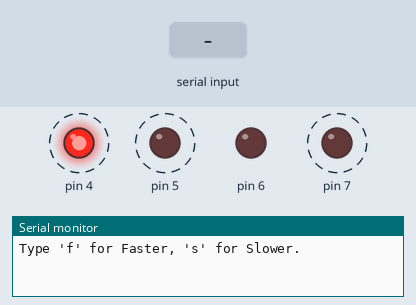
The sketch below on a simulated Arduino Uno, built with avr-gcc and run on an emulated ATmega328P. Shown: output pins drawn as LEDs (lit = HIGH), the last lines printed to the serial monitor. Dashed ring = blinking. The test bench sets the inputs (shaded band).

Above: at 0.1 s.
At 0.5 s:
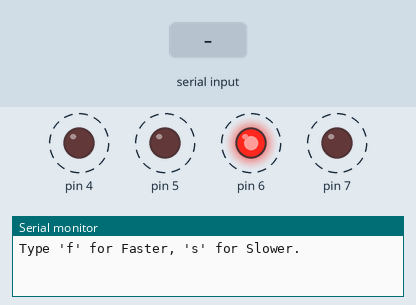
1.3 s: "f" received over Serial
At 1.82 s:
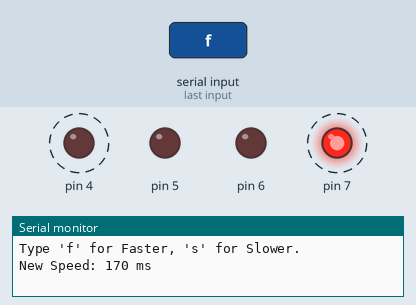
Timing chart, 0 to 10.3 s (numbered marks = the images above; inputs shaded):
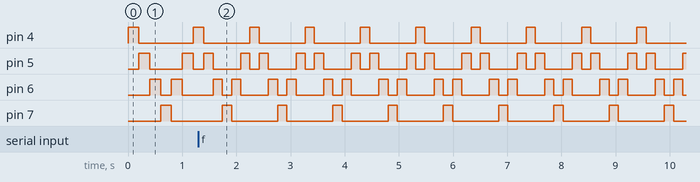

Measured:
- by itself, pin 4, pin 7: alternates HIGH for 0.17 s and LOW for 0.85 s
- by itself, pin 5: repeats every 1.0 s: LOW 0.51 s, HIGH 0.17 s, LOW 0.17 s, HIGH 0.17 s
- by itself, pin 6: repeats every 1.0 s: LOW 0.17 s, HIGH 0.17 s, LOW 0.51 s, HIGH 0.17 s

The sketch:

sketch.ino
```cpp
int speed = 200;

void setup() {
  Serial.begin(9600);
  DDRD = 0b11110000;
  Serial.println("Type 'f' for Faster, 's' for Slower.");
}

void loop() {
  if (Serial.available() > 0) {
    char cmd = Serial.read();
    if (cmd == 'f' || cmd == 'F') {
      speed -= 30;
      if (speed < 50) speed = 50;
      Serial.print("New Speed: ");
      Serial.print(speed);
      Serial.println(" ms");
    }
    else if (cmd == 's' || cmd == 'S') {
      speed += 30;
      if (speed > 1000) speed = 1000;
      Serial.print("New Speed: ");
      Serial.print(speed);
      Serial.println(" ms");
    }
  }

  for (int pin = 4; pin <= 7; pin++) {
    PORTD = (1 << pin);
    delay(speed);
    checkSerialDuringDelay();
  }

  for (int pin = 6; pin >= 5; pin--) {
    PORTD = (1 << pin);
    delay(speed);
    checkSerialDuringDelay();
  }
}

void checkSerialDuringDelay() {
  if (Serial.available() > 0) {
    char cmd = Serial.read();
    if (cmd == 'f' || cmd == 'F') {
      speed -= 30;
      if (speed < 50) speed = 50;
      Serial.print("New Speed: ");
      Serial.print(speed);
      Serial.println(" ms");
    }
    else if (cmd == 's' || cmd == 'S') {
      speed += 30;
      if (speed > 1000) speed = 1000;
      Serial.print("New Speed: ");
      Serial.print(speed);
      Serial.println(" ms");
    }
  }
}
```
